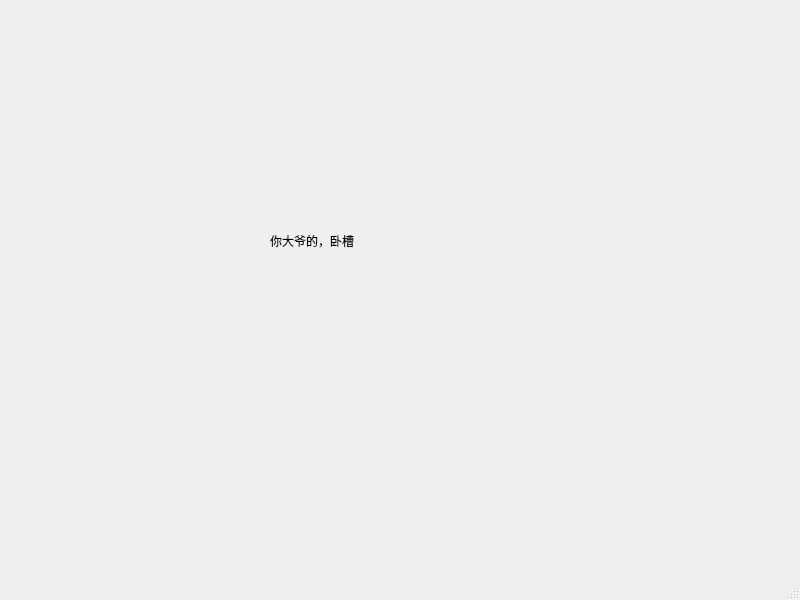
<?xml version="1.0" encoding="UTF-8"?>
<ui version="4.0">
 <class>MainWindow</class>
 <widget class="QMainWindow" name="MainWindow">
  <property name="geometry">
   <rect>
    <x>0</x>
    <y>0</y>
    <width>800</width>
    <height>600</height>
   </rect>
  </property>
  <property name="windowTitle">
   <string>MainWindow</string>
  </property>
  <widget class="QWidget" name="centralwidget">
   <widget class="QLabel" name="label">
    <property name="geometry">
     <rect>
      <x>270</x>
      <y>210</y>
      <width>291</width>
      <height>61</height>
     </rect>
    </property>
    <property name="text">
     <string>你大爷的，卧槽</string>
    </property>
   </widget>
  </widget>
  <widget class="QMenuBar" name="menubar">
   <property name="geometry">
    <rect>
     <x>0</x>
     <y>0</y>
     <width>800</width>
     <height>26</height>
    </rect>
   </property>
  </widget>
  <widget class="QStatusBar" name="statusbar"/>
 </widget>
 <resources/>
 <connections/>
</ui>
